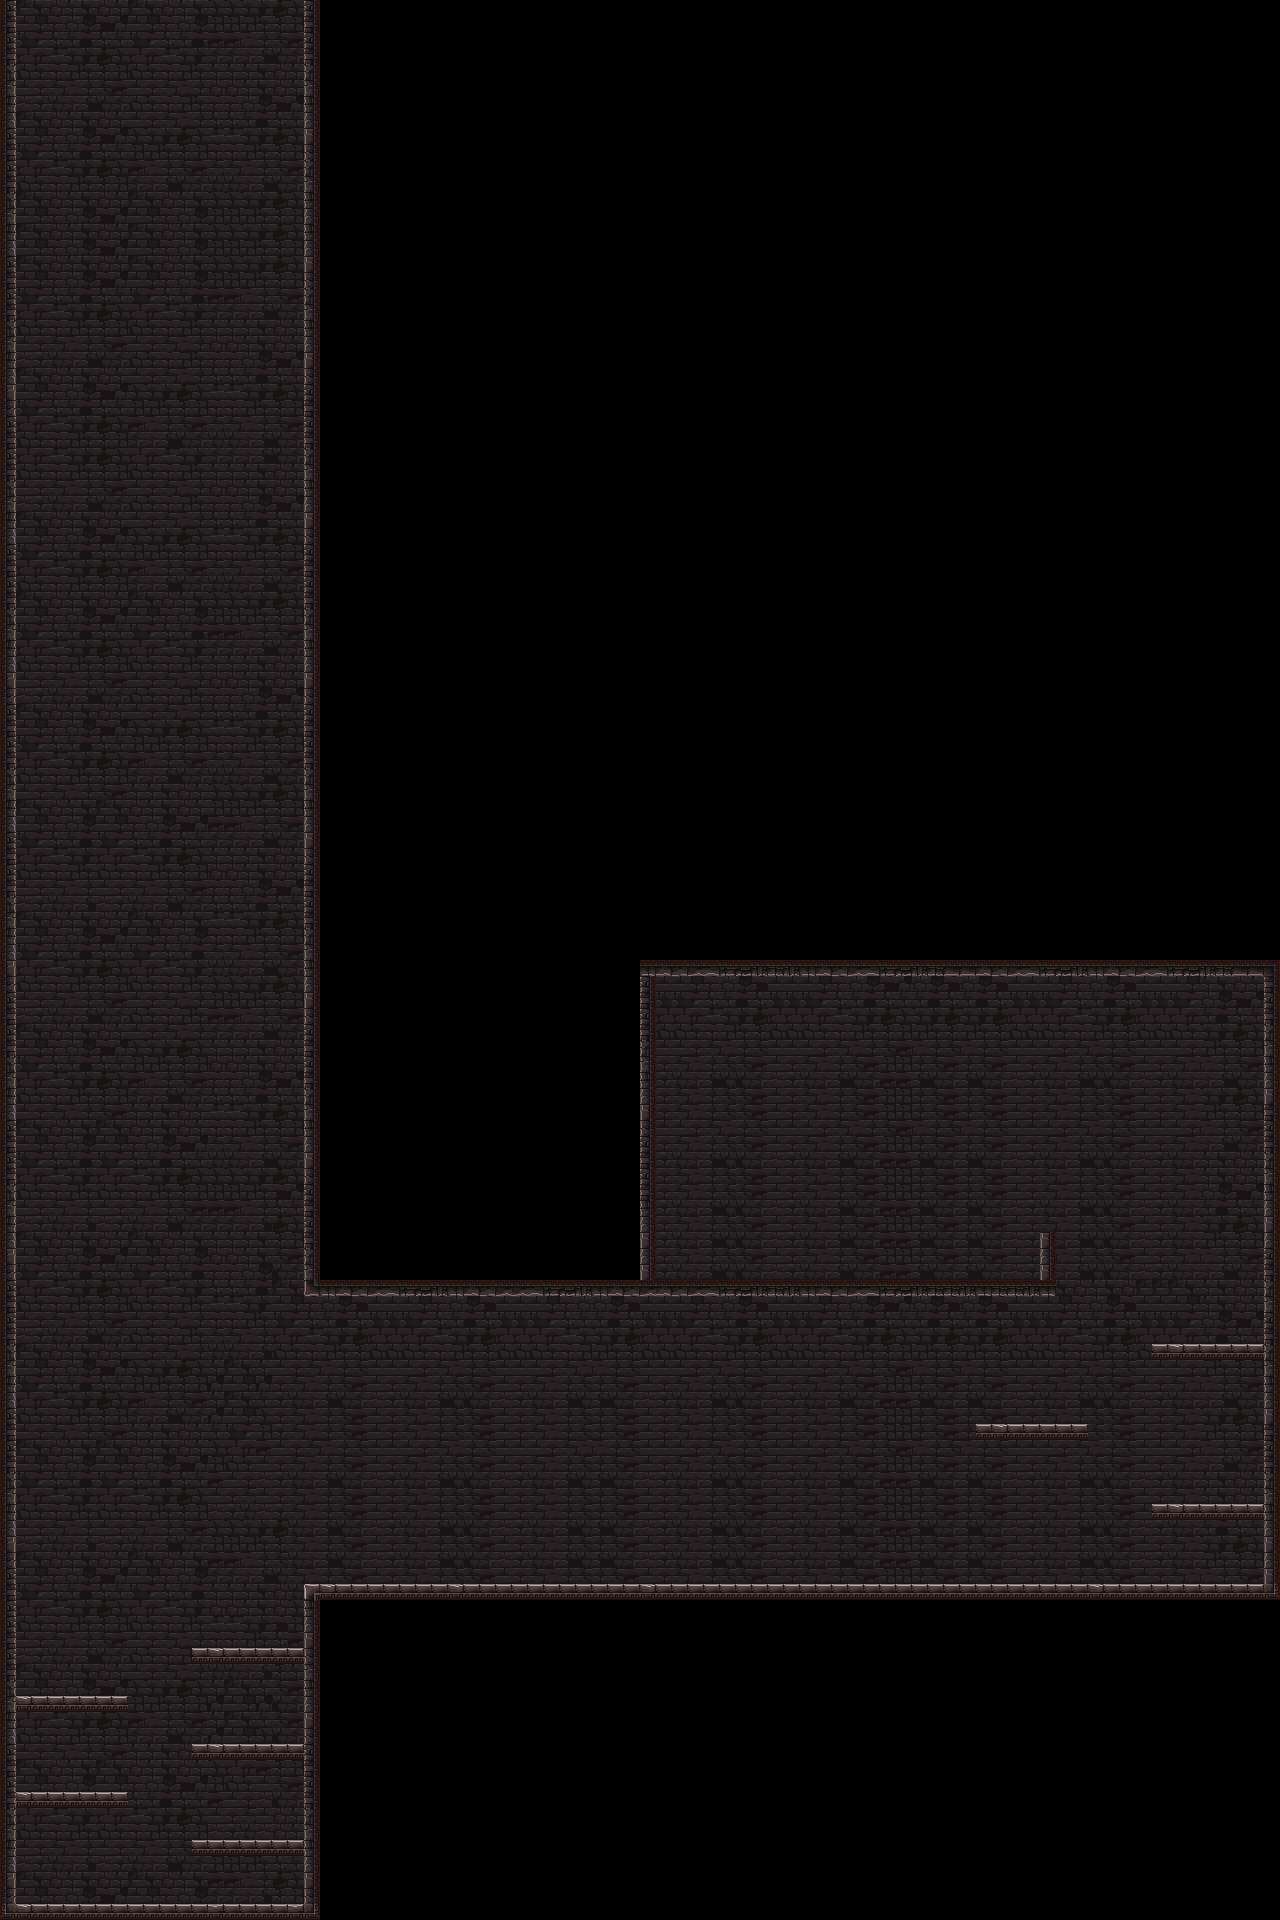

The image is a tile-based game level rendered from a .tmx file. Its description and source (layers, tilesets, objects; grid data summarised) follow:
An orthogonal 80x120 tile map with 16x16 px tiles, 3 tile layers (Capa de patrones 1, Capa de patrones 2, Capa de patrones 3).

<map version="1.10" tiledversion="1.11.2" orientation="orthogonal" renderorder="right-down" width="80" height="120" tilewidth="16" tileheight="16" infinite="0" nextlayerid="6" nextobjectid="4">
 <editorsettings>
  <export target="entrance.lua" format="lua" />
 </editorsettings>
 <tileset firstgid="1" source="main_lev_build.tsx" />
 <layer id="1" name="Capa de patrones 1" width="80" height="120">
  <properties>
   <property name="collidable" type="bool" value="false" />
  </properties>
  <data>[9600 cells, 4400 non-empty, 63 distinct tile ids]</data>
 </layer>
 <layer id="2" name="Capa de patrones 2" width="80" height="120">
  <properties>
   <property name="collidable" type="bool" value="true" />
  </properties>
  <data>[9600 cells, 446 non-empty, 34 distinct tile ids]</data>
 </layer>
 <layer id="3" name="Capa de patrones 3" width="80" height="120">
  <properties>
   <property name="collidable" type="bool" value="true" />
   <property name="one_way" type="bool" value="true" />
  </properties>
  <data>[9600 cells, 56 non-empty, 2 distinct tile ids]</data>
 </layer>
</map>
